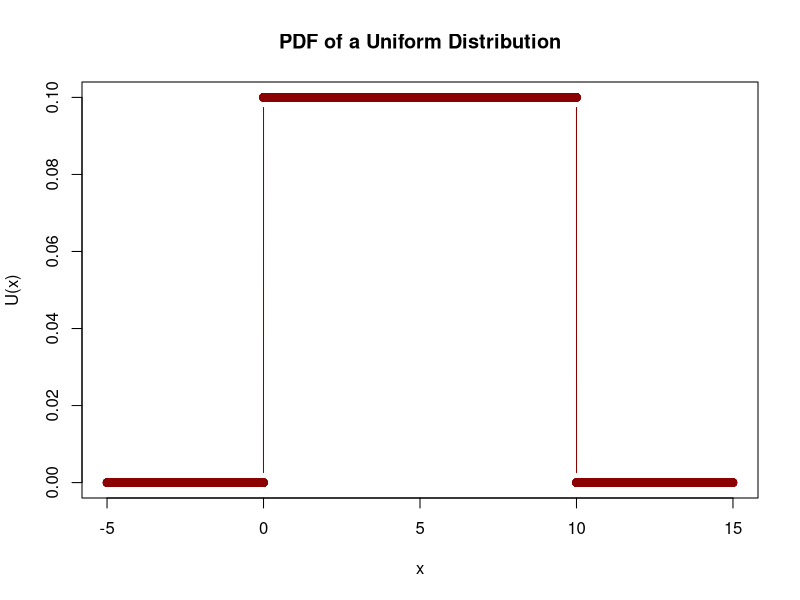
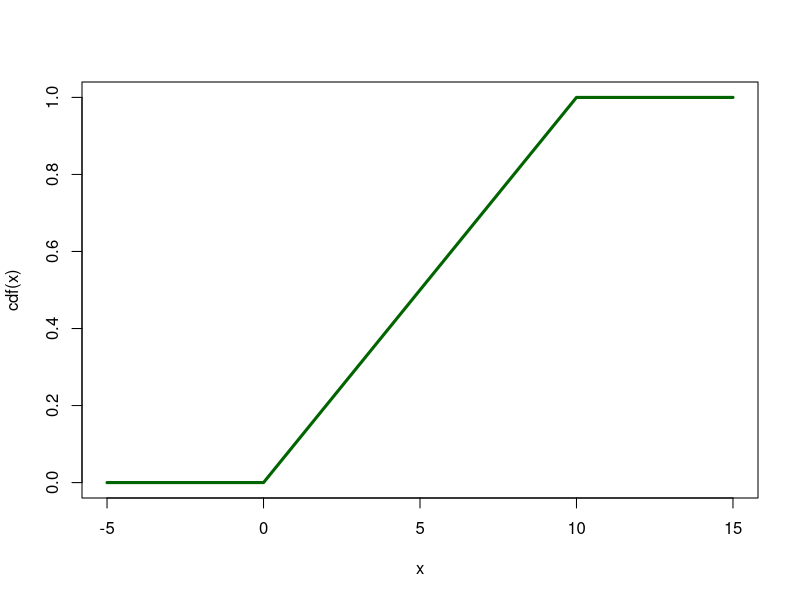
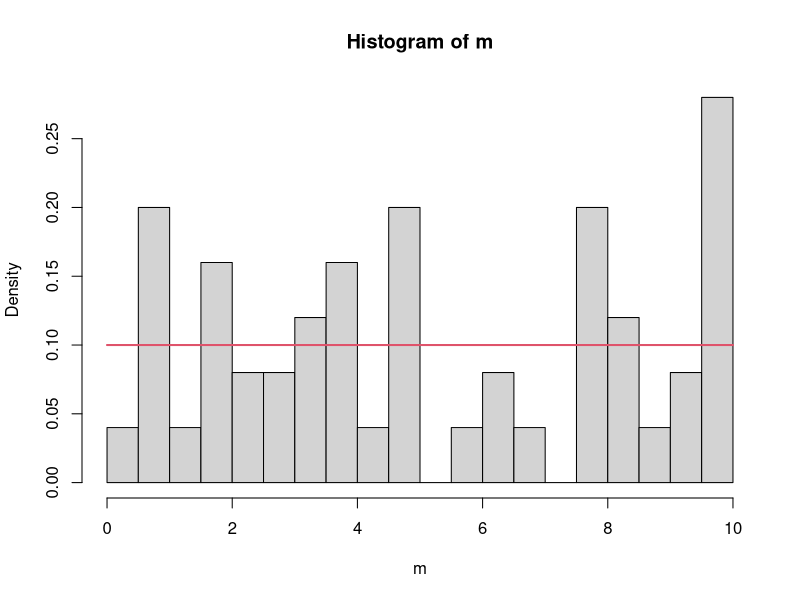
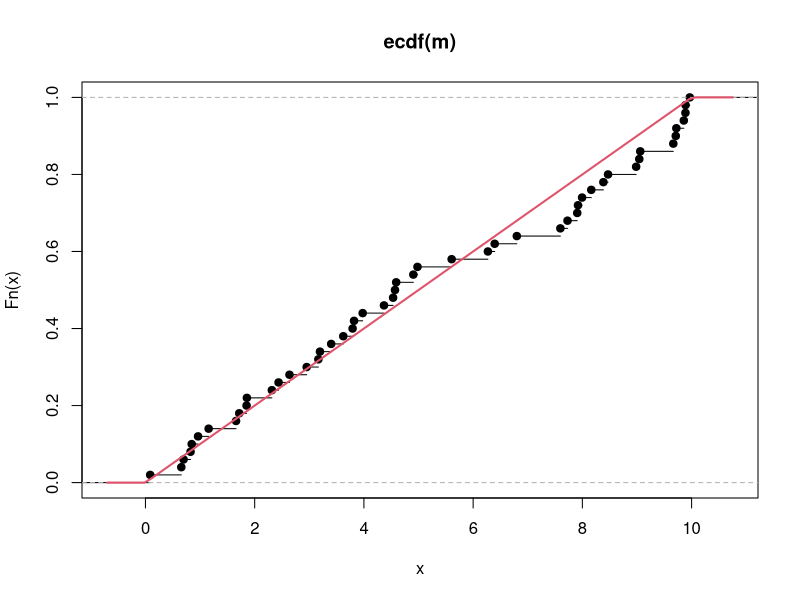
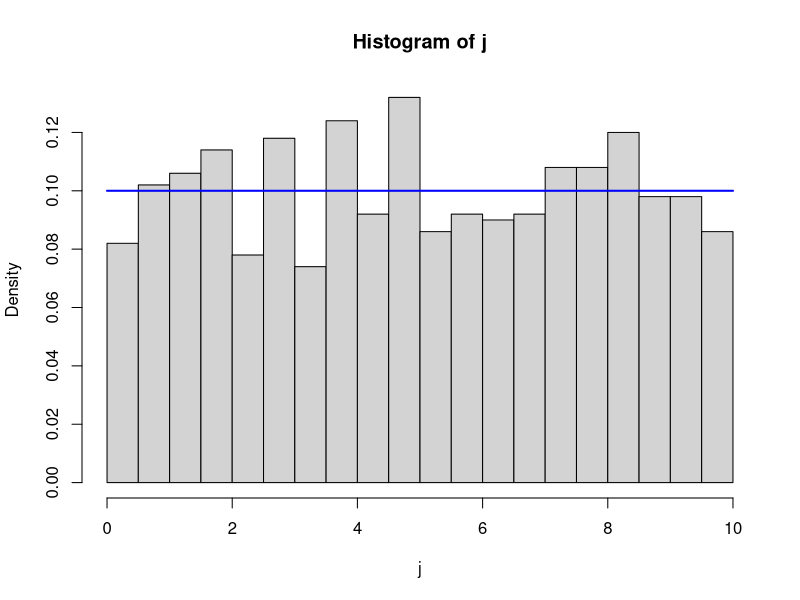
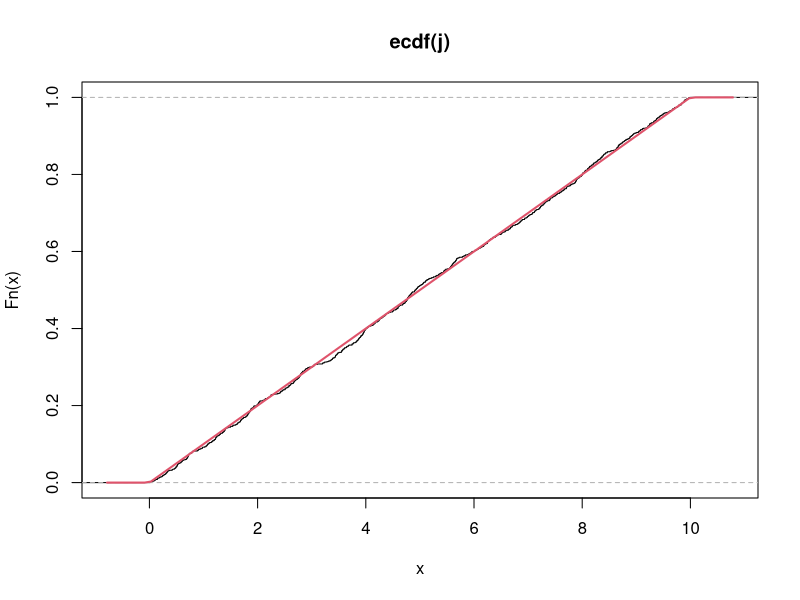

Reproduce these figures in R, in order.
# Q. 1b(i)

set.seed(7)
U = function(x){dunif(x,0,10)}
x <- seq(-5,15,0.001)
x
plot(x, U(x), type = 'b', col = 'dark red', main = 'PDF of a Uniform Distribution')


# Q.1b(ii)

cdf = function(x){punif(x,0,10)}
plot(x,cdf(x),type='l', col = 'dark green', lwd = 3)
     

# Q.1c (i)

m = runif(50,0,10)
hist(m, probability = T, breaks = 20)
curve(dunif(x,0,10), col= 2, lwd=2, add=TRUE)

# Q.1c (ii)
plot(ecdf(m))
curve(punif(x,0,10), col= 2, lwd=2, add=TRUE)


# Q.1d 
j = runif(1000,0,10)
hist(j, probability = T, breaks = 15)
curve(dunif(x,0,10), col= 'blue', lwd=2, add=TRUE)

# Q.1d (ii)
plot(ecdf(j))
curve(punif(x,0,10), col= 2, lwd=2, add=TRUE)


